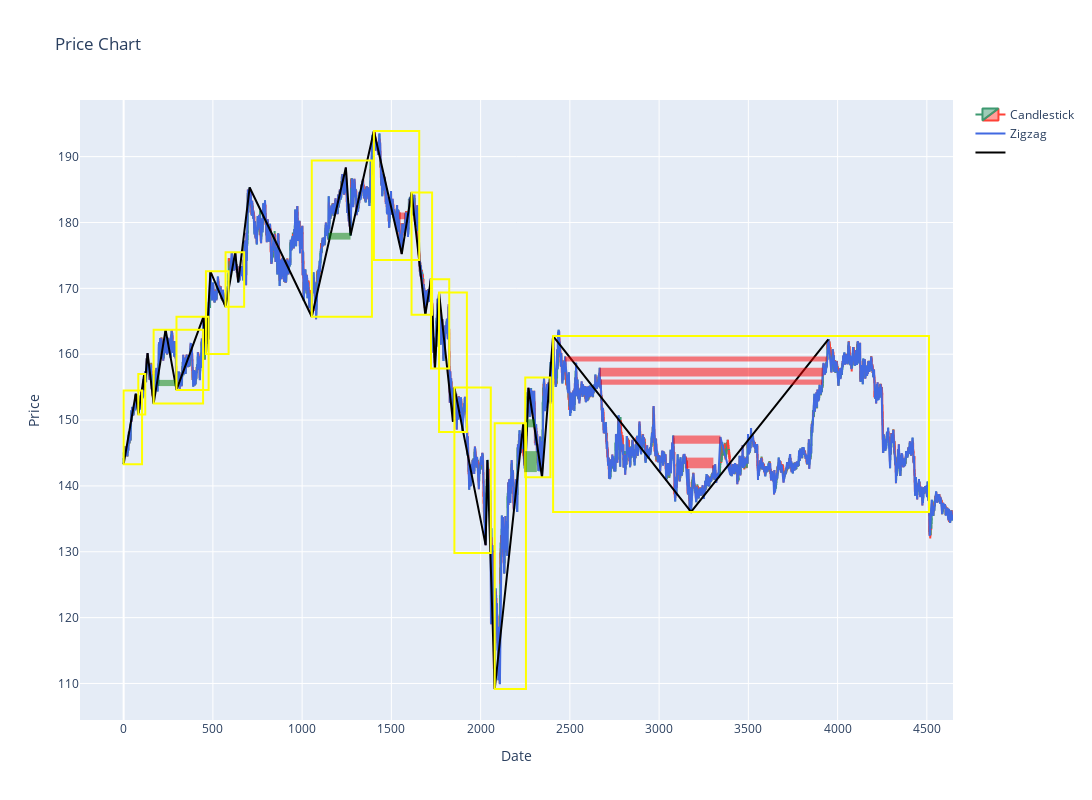

The code cell stored with this chart in its notebook:
### Code cell
pt.show()

### Figure 1 — Plotly figure (JSON) as saved in the notebook; plotly's stock layout.template omitted (floating-point values rounded to 4 significant figures; data arrays with more than 128 entries replaced by an {"elided": "..."} marker saying what was removed)
{"data": [{"close": {"elided": "4647 float values"}, "high": {"elided": "4647 float values"}, "low": {"elided": "4647 float values"}, "name": "Candlestick", "open": {"elided": "4647 float values"}, "x": {"elided": "4647 int values"}, "type": "candlestick"}, {"line": {"color": "royalblue"}, "mode": "lines", "name": "Zigzag", "x": {"elided": "1610 int values"}, "y": {"elided": "1610 float values"}, "type": "scatter"}, {"marker": {"color": "black", "size": 20, "symbol": "circle-open"}, "mode": "lines+text", "name": "", "text": "", "textfont": {"color": "black", "size": 10}, "textposition": "bottom center", "x": [0, 68, 82, 115, 116, 134, 168, 235, 296, 447, 461, 486, 571, 625, 642, 706, 1054, 1245, 1271, 1402, 1558, 1613, 1690, 1722, 1744, 1767, 1845, 1853, 2028, 2038, 2079, 2239, 2250, 2268, 2344, 2406, 3179, 3948], "y": [143.3, 154.0, 150.9, 157.0, 154.5, 160.2, 152.5, 163.7, 154.6, 165.7, 160.0, 172.6, 167.2, 175.5, 170.9, 185.3, 165.7, 188.3, 178.0, 193.9, 175.2, 184.6, 166.0, 171.4, 157.8, 169.4, 149.7, 155.0, 131.0, 144.0, 109.2, 149.5, 142.1, 154.9, 141.3, 162.8, 136.1, 162.2], "type": "scatter"}], "layout": {"width": 1400, "height": 800, "shapes": [{"line": {"color": "yellow", "width": 2}, "name": "Segment", "type": "rect", "x0": 0, "x1": 103, "y0": 143.3, "y1": 154.5}, {"line": {"color": "yellow", "width": 2}, "name": "Segment", "type": "rect", "x0": 82, "x1": 121, "y0": 150.9, "y1": 157.0}, {"line": {"color": "yellow", "width": 2}, "name": "Segment", "type": "rect", "x0": 168, "x1": 445, "y0": 152.5, "y1": 163.7}, {"fillcolor": "green", "layer": "above", "line": {"width": 0}, "opacity": 0.5, "type": "rect", "x0": 193, "x1": 295, "xref": "x", "y0": 155.2, "y1": 156.1, "yref": "y"}, {"line": {"color": "yellow", "width": 2}, "name": "Segment", "type": "rect", "x0": 296, "x1": 476, "y0": 154.6, "y1": 165.7}, {"line": {"color": "yellow", "width": 2}, "name": "Segment", "type": "rect", "x0": 461, "x1": 588, "y0": 160.0, "y1": 172.6}, {"line": {"color": "yellow", "width": 2}, "name": "Segment", "type": "rect", "x0": 571, "x1": 675, "y0": 167.2, "y1": 175.5}, {"line": {"color": "yellow", "width": 2}, "name": "Segment", "type": "rect", "x0": 1054, "x1": 1391, "y0": 165.7, "y1": 189.4}, {"fillcolor": "green", "layer": "above", "line": {"width": 0}, "opacity": 0.5, "type": "rect", "x0": 1146, "x1": 1271, "xref": "x", "y0": 177.4, "y1": 178.4, "yref": "y"}, {"line": {"color": "yellow", "width": 2}, "name": "Segment", "type": "rect", "x0": 1402, "x1": 1656, "y0": 193.9, "y1": 174.3}, {"fillcolor": "red", "layer": "above", "line": {"width": 0}, "opacity": 0.5, "type": "rect", "x0": 1544, "x1": 1577, "xref": "x", "y0": 180.5, "y1": 181.5, "yref": "y"}, {"line": {"color": "yellow", "width": 2}, "name": "Segment", "type": "rect", "x0": 1613, "x1": 1728, "y0": 184.6, "y1": 166.0}, {"line": {"color": "yellow", "width": 2}, "name": "Segment", "type": "rect", "x0": 1722, "x1": 1824, "y0": 171.4, "y1": 157.8}, {"line": {"color": "yellow", "width": 2}, "name": "Segment", "type": "rect", "x0": 1767, "x1": 1923, "y0": 169.4, "y1": 148.2}, {"line": {"color": "yellow", "width": 2}, "name": "Segment", "type": "rect", "x0": 1853, "x1": 2057, "y0": 155.0, "y1": 129.8}, {"line": {"color": "yellow", "width": 2}, "name": "Segment", "type": "rect", "x0": 2079, "x1": 2254, "y0": 109.2, "y1": 149.5}, {"line": {"color": "yellow", "width": 2}, "name": "Segment", "type": "rect", "x0": 2250, "x1": 2391, "y0": 141.3, "y1": 156.4}, {"fillcolor": "green", "layer": "above", "line": {"width": 0}, "opacity": 0.5, "type": "rect", "x0": 2250, "x1": 2315, "xref": "x", "y0": 142.1, "y1": 145.3, "yref": "y"}, {"fillcolor": "green", "layer": "above", "line": {"width": 0}, "opacity": 0.5, "type": "rect", "x0": 2259, "x1": 2303, "xref": "x", "y0": 148.9, "y1": 150.1, "yref": "y"}, {"line": {"color": "yellow", "width": 2}, "name": "Segment", "type": "rect", "x0": 2406, "x1": 4512, "y0": 162.8, "y1": 136.1}, {"fillcolor": "red", "layer": "above", "line": {"width": 0}, "opacity": 0.5, "type": "rect", "x0": 2473, "x1": 3939, "xref": "x", "y0": 158.9, "y1": 159.6, "yref": "y"}, {"fillcolor": "red", "layer": "above", "line": {"width": 0}, "opacity": 0.5, "type": "rect", "x0": 2667, "x1": 3917, "xref": "x", "y0": 156.6, "y1": 157.9, "yref": "y"}, {"fillcolor": "red", "layer": "above", "line": {"width": 0}, "opacity": 0.5, "type": "rect", "x0": 2672, "x1": 3913, "xref": "x", "y0": 155.4, "y1": 156.2, "yref": "y"}, {"fillcolor": "red", "layer": "above", "line": {"width": 0}, "opacity": 0.5, "type": "rect", "x0": 3079, "x1": 3343, "xref": "x", "y0": 146.4, "y1": 147.7, "yref": "y"}, {"fillcolor": "red", "layer": "above", "line": {"width": 0}, "opacity": 0.5, "type": "rect", "x0": 3150, "x1": 3304, "xref": "x", "y0": 142.7, "y1": 144.3, "yref": "y"}], "xaxis": {"rangeslider": {"visible": false}, "title": {"text": "Date"}}, "title": {"text": "Price Chart"}, "yaxis": {"title": {"text": "Price"}}}}
